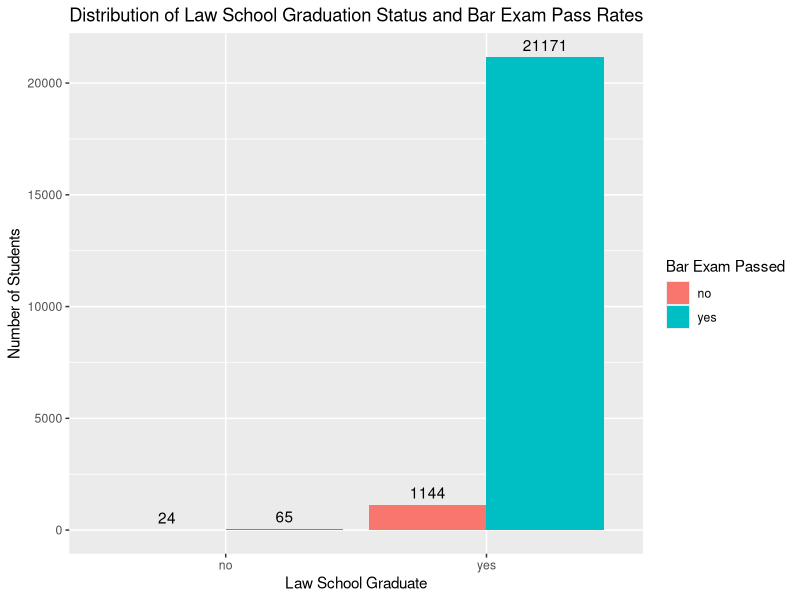
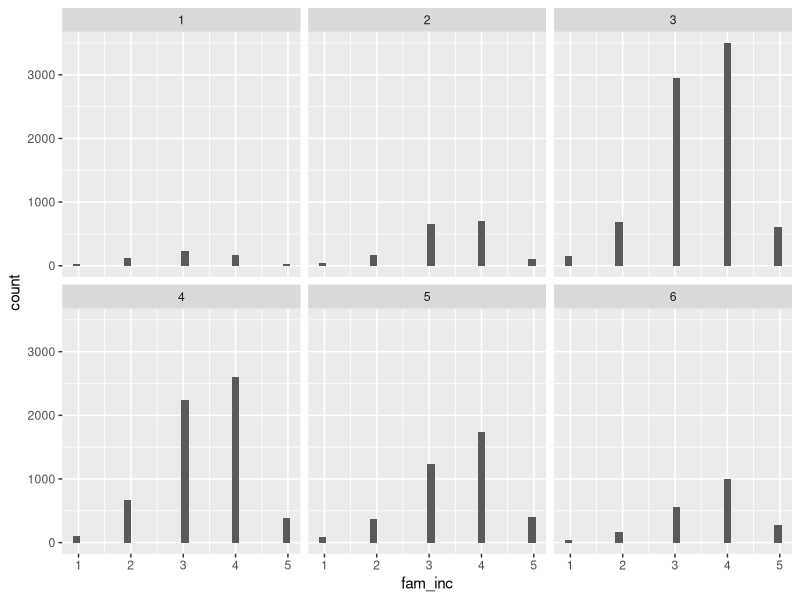
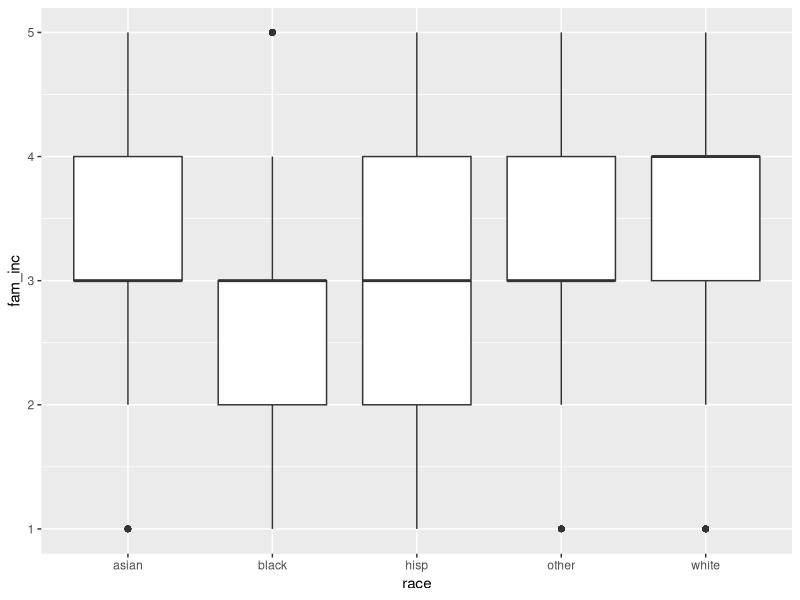
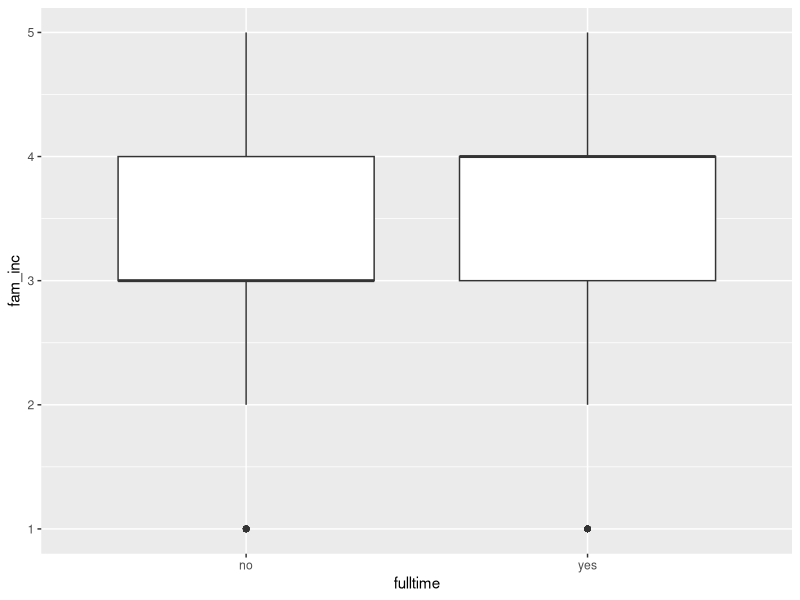
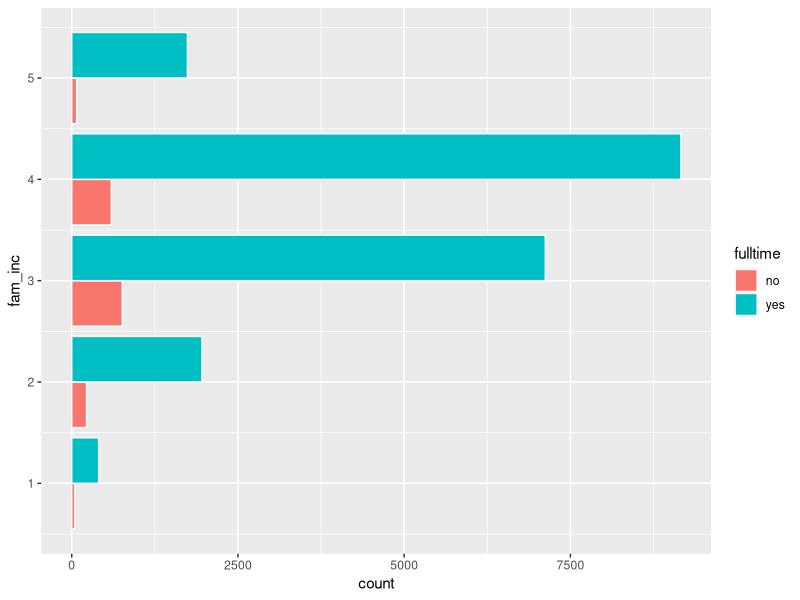
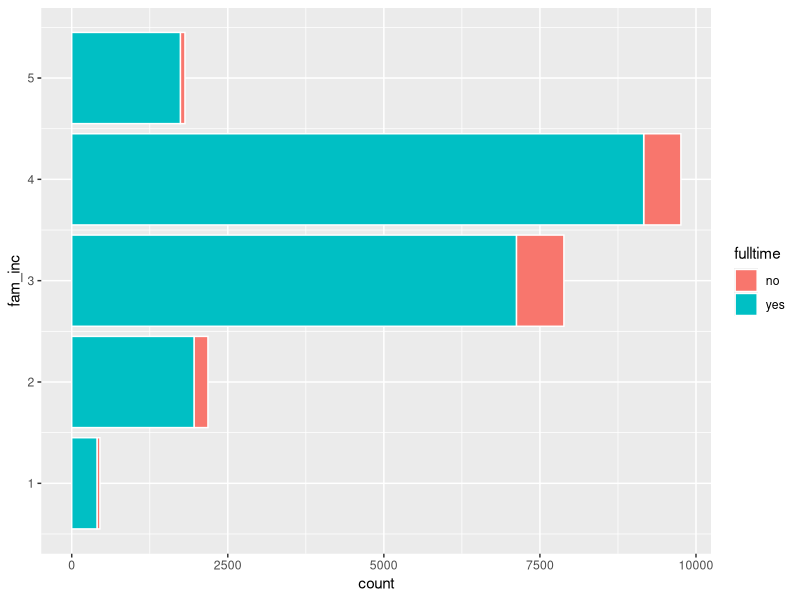
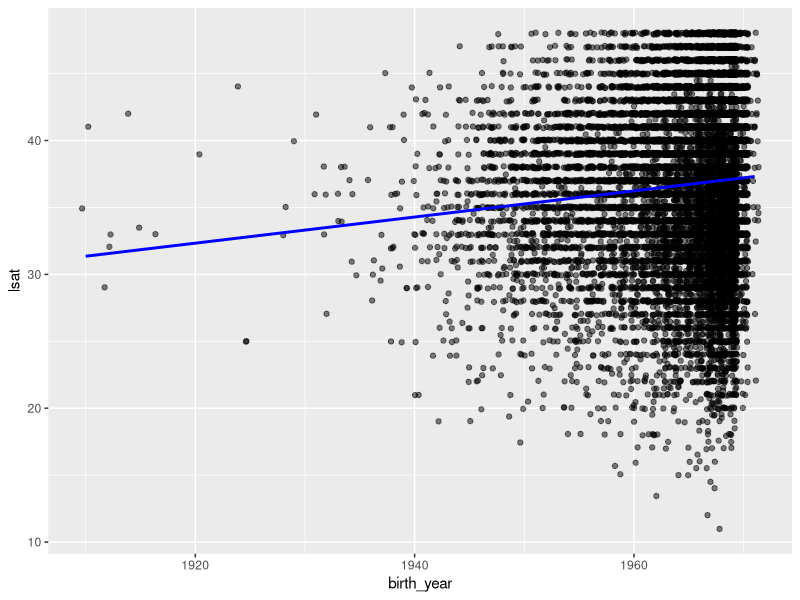
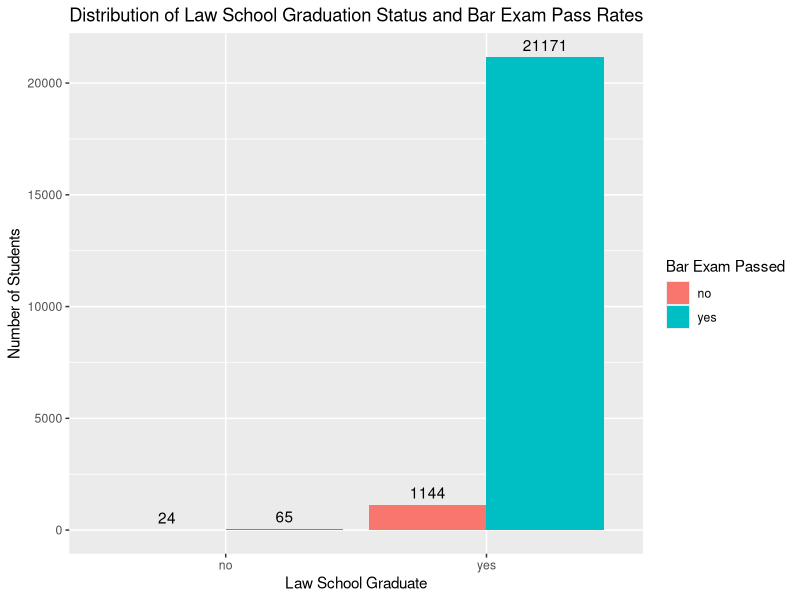

Source code (R) for these figures, in order:

library(tidyverse)
library(knitr)

clean <- read_csv("data/clean.csv")
raw<- read_csv("data/raw.csv")


#grad vs pass_bar ----

#States that do not require you to GO to law school to take the bar exam: 
#California, Vermont, Virginia, Washington

#States that require SOME law school (applicable to this dataset):
#New York, Maine, West Virginia
grad_bar_cleaned <- na.omit(clean[c("pass_bar", "grad")])
grad_bar_cleaned |> 
ggplot(aes(x = grad, fill = pass_bar)) +
  geom_bar(position = "dodge") +
  geom_text(stat = "count", aes(label = after_stat(count)), position = position_dodge(width = 0.9), vjust = -0.5) +
  labs(title = "Distribution of Law School Graduation Status and Bar Exam Pass Rates",
       x = "Law School Graduate",
       y = "Number of Students",
       fill = "Bar Exam Passed")
ggsave("plots/grad_bar_distribution.png")

grad_bar_cleaned |> 
  group_by(pass_bar,grad) |> 
  summarize(count = n()) |> 
  kable()

#family income and law school tier ----
#law school tiers (1 is the highest) is established by clusers 1-6 with ugpas and lsat scores
#highest to lowest. 
fam_inc_tier <- na.omit(clean[c("fam_inc", "law_school_tier")])

fam_inc_tier |> 
  group_by(fam_inc)  |> 
  summarize(count = n()) |> 
  kable()

fam_inc_tier |> 
  group_by(law_school_tier)  |> 
  summarize(count = n()) |> 
  kable()

fam_inc_tier |> 
  group_by(law_school_tier,fam_inc) |> 
  summarize(count = n()) |> 
  print(n = 30)

fam_inc_tier |> 
  ggplot(aes(x = fam_inc)) +
  geom_histogram() +
  facet_wrap(~law_school_tier)
ggsave("plots/fam_inc_tier_distribution.png")


#Race vs. Family Income ----
race_fam_inc <- na.omit(clean[c("fam_inc", "race")])

race_fam_inc |> 
  ggplot(aes(x = race, y = fam_inc)) +
  geom_boxplot()
ggsave("plots/race_fam_inc_distribution.png")

# fulltime vs. fam_income ----
fulltime_fam_inc <- na.omit(clean[c("fam_inc", "fulltime")])

fulltime_fam_inc |> 
  ggplot(aes(x = fulltime, y = fam_inc)) +
  geom_boxplot()


## trying with a grouped bar plot
fulltime_fam_inc |> 
  ggplot(aes(x = fam_inc, fill = fulltime)) +
  geom_bar(position = "dodge", color = "white")+
  coord_flip()

##stacked bar plot THIS VERSION 
fulltime_fam_inc |> 
  ggplot(aes(x = fam_inc, fill = fulltime)) +
  geom_bar(position = "stack", color = "white")+
  coord_flip()
ggsave("plots/fulltime_fam_inc.png")
##insert proportion chart

# lsat scores vs. ugpa ----

#lsat scoes from 1981 (?) to 1991 were on a 10-48 point scale. It is not worth it to scale/convert to today's scales since the tests have gotten much harder.

clean |> 
  ggplot(aes(x = birth_year, y = lsat))+
  geom_jitter(alpha = 0.5) +  
  geom_smooth(method = "lm", se = FALSE, color = "blue")
